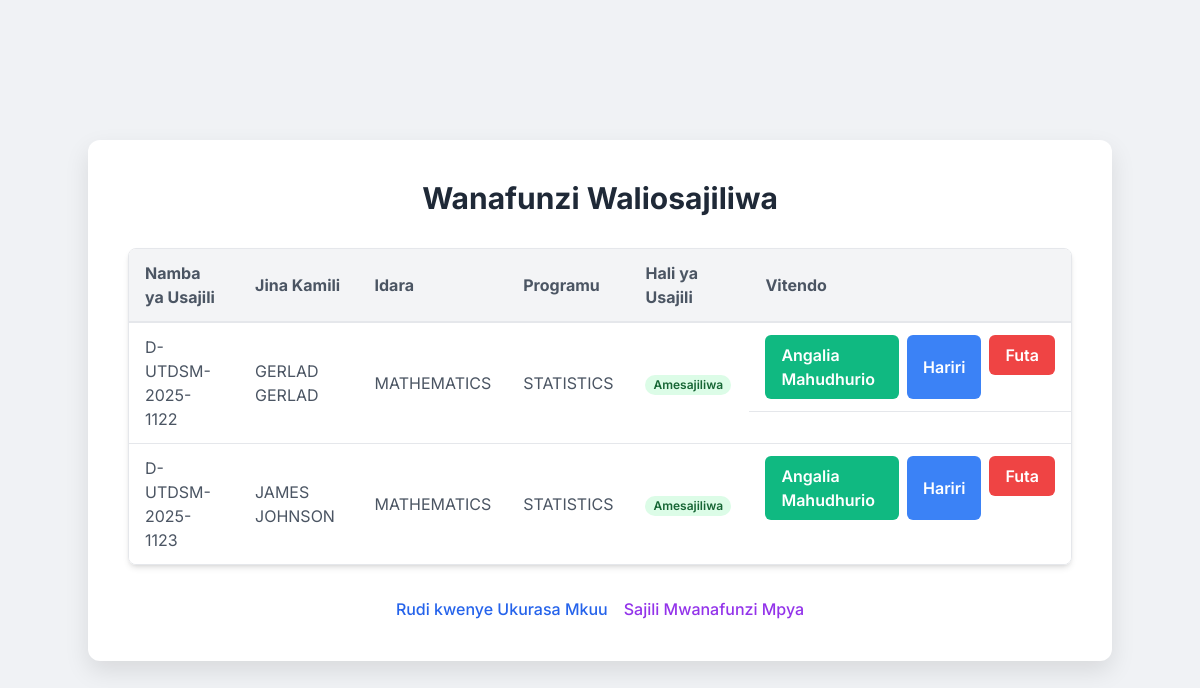
The app's page /view_students, older data.
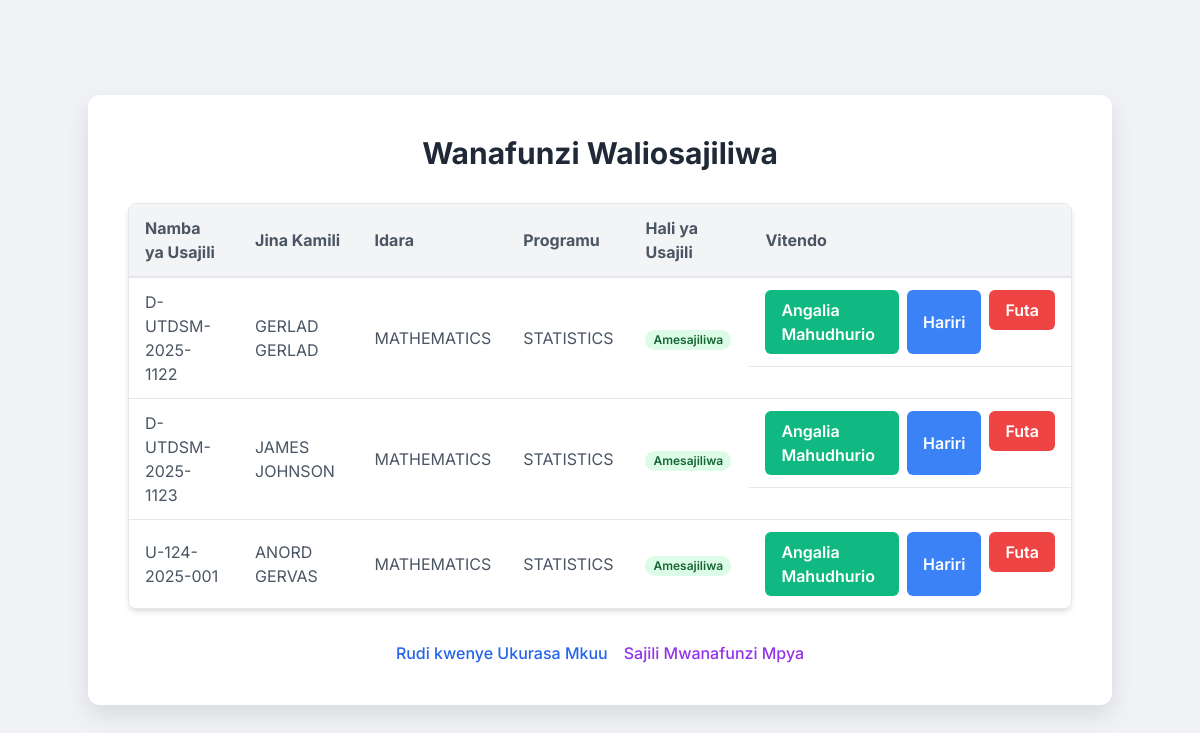
The same page, newer data.
### app.py (models this page shows, shortened)
class Student(db.Model):
    id = db.Column(db.Integer, primary_key=True)
    registration_number = db.Column(db.String(80), unique=True, nullable=False)
    firstname = db.Column(db.String(120), nullable=False)
    middlename = db.Column(db.String(120))
    department = db.Column(db.String(120))
    programme = db.Column(db.String(120))
    academic_year = db.Column(db.String(20))
    year_of_study = db.Column(db.String(20))
    semester = db.Column(db.String(20))
    registration_status = db.Column(db.Integer, default=0) # 1 for registered, 0 for not registered
    passport_size_path = db.Column(db.String(255)) # Path to the uploaded passport size image (relative to static)
    attendance_records = db.relationship('AttendanceRecord', backref='student', lazy=True, cascade="all, delete-orphan")

### app.py (the view)
@app.route('/view_students')
def view_students():
    students = Student.query.all()
    return render_template('view_students.html', students=students)

### templates/view_students.html (shortened to what this page needs)
<!DOCTYPE html>
<html lang="sw">
<head>
    <script src="https://cdn.tailwindcss.com"></script>
</head>
<body>
    <div class="container">
        <h1 class="text-3xl font-bold text-center text-gray-800 mb-8">Wanafunzi Waliosajiliwa</h1>
        <div class="overflow-x-auto rounded-lg shadow-md border border-gray-200">
            <table class="min-w-full divide-y divide-gray-200">
                <thead class="bg-gray-50">
                    <tr class="table-header">
                        <th>Namba ya Usajili</th>
                        <th>Jina Kamili</th>
                        <th>Idara</th>
                        <th>Programu</th>
                        <th>Hali ya Usajili</th>
                        <th>Vitendo</th>
                    </tr>
                </thead>
                <tbody class="bg-white divide-y divide-gray-200">
                    {% for student in students %}
                    <tr class="table-row">
                        <td>{{ student.registration_number }}</td>
                        <td>{{ student.firstname }} {{ student.middlename if student.middlename else '' }}</td>
                        <td>{{ student.department }}</td>
                        <td>{{ student.programme }}</td>
                        <td>
                            {% if student.registration_status == 1 %}
                                <span class="px-2 inline-flex text-xs leading-5 font-semibold rounded-full bg-green-100 text-green-800">
                                    Amesajiliwa
                                </span>
                            {% else %}
                                <span class="px-2 inline-flex text-xs leading-5 font-semibold rounded-full bg-red-100 text-red-800">
                                    Haijasajiliwa
                                </span>
                            {% endif %}
                        </td>
                        <td class="flex flex-col sm:flex-row gap-2">
                            <a href="{{ url_for('view_attendance', student_id=student.id) }}" class="btn-action btn-view">
                                Angalia Mahudhurio
                            </a>
                            <a href="{{ url_for('edit_student', student_id=student.id) }}" class="btn-action btn-edit">
                                Hariri
                            </a>
                            <form action="{{ url_for('delete_student', student_id=student.id) }}" method="POST" onsubmit="return confirm('Una uhakika unataka kumfuta mwanafunzi huyu na rekodi zake zote?');">
                                <button type="submit" class="btn-action btn-delete">
                                    Futa
                                </button>
                            </form>
                        </td>
                    </tr>
                    {% else %}
                    <tr>
                        <td colspan="6" class="px-6 py-4 whitespace-nowrap text-center text-gray-500">
                            Hakuna wanafunzi waliosajiliwa bado.
                        </td>
                    </tr>
                    {% endfor %}
                </tbody>
            </table>
        </div>
        <div class="flex justify-center mt-8">
            <a href="{{ url_for('index') }}" class="text-blue-600 hover:text-blue-800 font-medium mr-4">Rudi kwenye Ukurasa Mkuu</a>
            <a href="{{ url_for('register_student') }}" class="text-purple-600 hover:text-purple-800 font-medium">Sajili Mwanafunzi Mpya</a>
        </div>
    </div>
</body>
</html>

### templates/view_students.html (style rules this page uses)
body { font-family: 'Inter', sans-serif; background-color: #f0f2f5; display: flex; justify-content: center; align-items: center; min-height: 100vh; margin: 0; padding: 1rem; }
.container { background-color: #ffffff; border-radius: 12px; box-shadow: 0 10px 25px rgba(0, 0, 0, 0.1); padding: 2.5rem; width: 100%; max-width: 1200px; }
.table-header th { padding: 0.75rem 1rem; text-align: left; font-weight: 700; color: #4b5563; background-color: #f3f4f6; border-bottom: 2px solid #e5e7eb; }
.table-row td { padding: 0.75rem 1rem; border-bottom: 1px solid #e5e7eb; color: #4b5563; }
.table-row:last-child td { border-bottom: none; }
.btn-action { padding: 0.5rem 1rem; border-radius: 6px; font-weight: 600; transition: background-color 0.2s ease-in-out; display: inline-flex; align-items: center; justify-content: center; gap: 0.5rem; }
.btn-edit { background-color: #3b82f6; color: white; }
.btn-delete { background-color: #ef4444; color: white; }
.btn-view { background-color: #10b981; color: white; }

Row changes from the older to the newer data that the page shows:
added Student: registration_number "U-124-2025-001", firstname "ANORD", middlename "GERVAS", department "MATHEMATICS", programme "STATISTICS", registration_status "Amesajiliwa"
